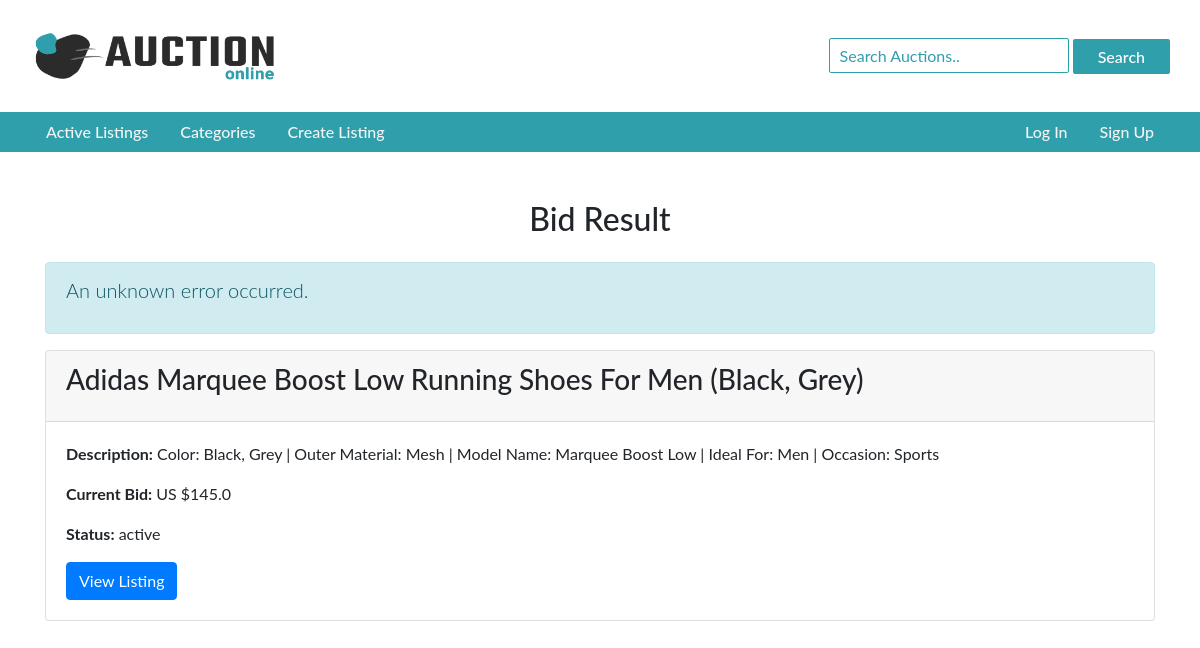
The page /bid_result/12/active/ on the database as committed earlier.
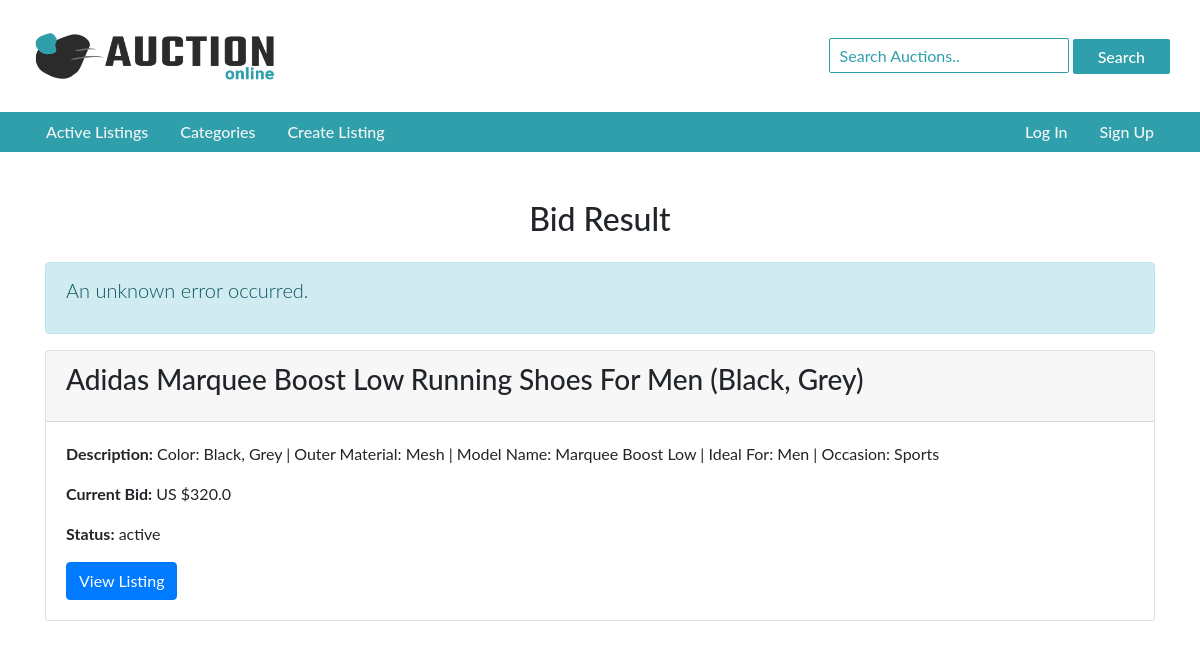
The same page on the database as committed later.
### auctions/models.py (models this page shows, shortened)
class Listing(models.Model):
    title = models.CharField(max_length=130)
    description = models.TextField(max_length=208)
    image = models.ImageField(upload_to='auctions/images/', blank=True)
    category = models.ForeignKey(Category, on_delete=models.CASCADE, related_name="listing")
    starting_bid = models.FloatField()
    current_bid = models.FloatField()
    condition = models.CharField(max_length=5)
    status = models.CharField(max_length=15, default='active')
    create_time = models.DateTimeField(auto_now_add=True)  # Automatically set on creation

### auctions/views.py (the view)
# urls.py: path("bid_result/<int:id>/<str:status>/", views.bid_result, name="bid_result"),
def bid_result(request, id, status):
    listing = Listing.objects.get(id=id)
    if status == "success":
        message = "Congratulations! You have successfully placed your bid."
    elif status == "error_code_bidding_closed":
        message = "Bidding has closed for this item."
    elif status == "error_code1":
        message = f"Error: Bid amount must be greater than or equal to US ${listing.starting_bid}."
    elif status == "error_code2":
        message = f"Error: Bid amount must be greater than US ${listing.current_bid}."
    elif status == "error_code3":
        message = "There was an error while placing your bid."
    else:
        message = "An unknown error occurred."
    return render(request, "auctions/bid_result.html", {
        'listing': listing,
        'message': message,
    })

### auctions/templates/auctions/bid_result.html (shortened to what this page needs)
{% extends "auctions/layout.html" %}
{% block body %}
<div class="container mt-5">
    <h2 class="text-center mb-4">Bid Result</h2>
    <div class="alert alert-info" role="alert">
        <p class="lead">{{ message }}</p>
    </div>
    {% if listing %}
        <div class="card mb-4">
            <div class="card-header">
                <h3 class="card-title">{{ listing.title }}</h3>
            </div>
            <div class="card-body">
                <p><strong>Description:</strong> {{ listing.description }}</p>
                <p><strong>Current Bid:</strong> US ${{ listing.current_bid }}</p>
                <p><strong>Status:</strong> {{ listing.status }}</p>
                <a href="{% url 'listing' listing.id %}" class="btn btn-primary">View Listing</a>
            </div>
        </div>
    {% endif %}
</div>
{% endblock %}

Rows that differ between the two databases and show on the page:
changed Listing "Adidas Marquee Boost Low Running Shoes For Men (Black, Grey)": current_bid "145.0" → "320.0"
